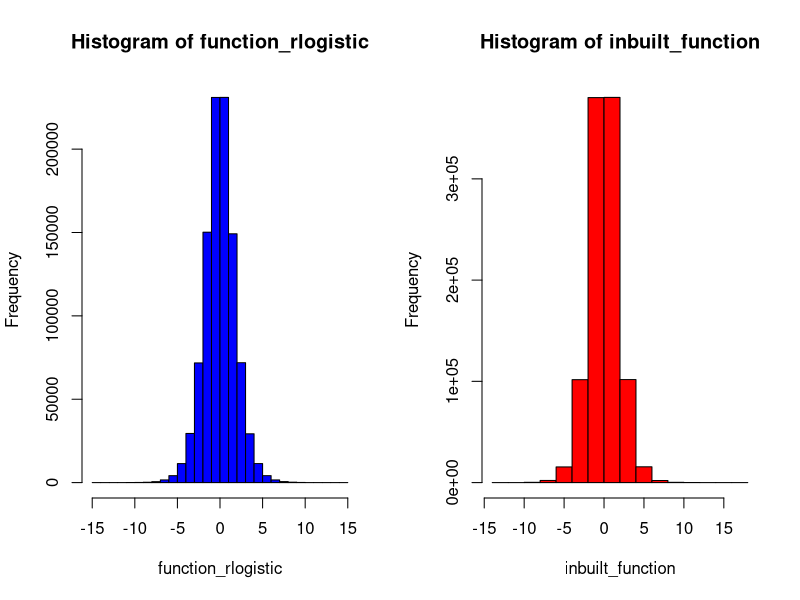

Source code (R):
# FINAL PROJECT



# 2(a).
my_rlogistic<- function (x, loc, scale){
y = loc + scale * log(x / (1-x))
return(y)
}

par(mfrow=c(1,2))
x <- runif(1000000, 0, 1)
function_rlogistic<- my_rlogistic(x,0,1)
hist(function_rlogistic, col="blue")
inbuilt_function <- rlogis(1000000, 0, 1)
hist(inbuilt_function, col= "red")



# 2(b).

probab <- function(nr, loc, scale){
c<- rlogis(nr, loc, scale)
cond <- c > 3 
p <- 0
for(i in 1:nr){
if(cond[i]) p <- p + 1}
p1 <- (1-p/nr)
return(p1)
}

probab(100000, 1, 2)


# 2(c).
logistic_m_v<- function (x, loc, scale){
var <- (scale^2*pi^2)/3
mean <- loc
return(c(var,mean))
}

x <- runif(1000000, 0, 3)
logistic_m_v(x, 2, 4)

c<- rlogis(1000000, 2, 4)
var(c)
median(c)
